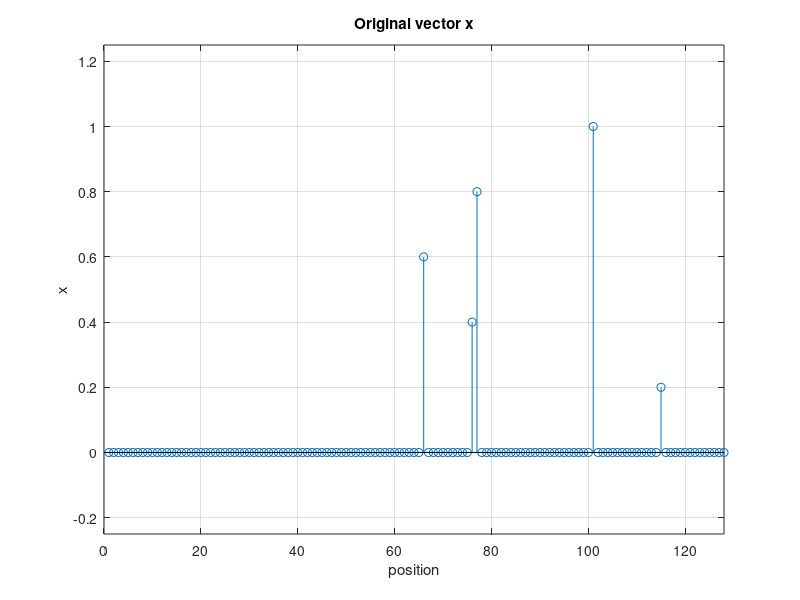

Source code (MATLAB): (Note: this script raises an error after producing the figure.)
clear all;
close all;
% generating a row vector
n = 128;
k = 5;
x = zeros(1, n);
peaks = randperm(n);
peaks = peaks(1:k);
x(peaks) = (1:k)/k;

figure(1);
stem(x);
grid on; xlabel('position'); ylabel('x');
title('Original vector x');
axis([0 n -0.25 1.25]);

dim = 2;
X = fftc(x, dim);
Y = zeros(1, n);
prm = randperm(n);
Y(prm(1:32)) = X(prm(1:32));
y = ifftc(Y, dim) * 4;

figure(2);
stem(imag(y), "g");
hold on;
stem(real(y));
hold off;
grid on; xlabel('position'); ylabel('y');
title('Real and imaginary part of the inverse transform');
axis([0 n -0.25 1.25]);

X1 = Y
lambda = 0.01
errors = zeros(1, 100);
for i = 1:100
  x1 = ifftc(X1, dim);
  xst = SoftThresh2(x1, lambda);
  X1 = fftc(xst, dim);
  X1 = X1.*(real(Y)==0) + Y; 
  errors(i) = mean(abs(xst - x));
end

Xnew = ifftc(X1, dim)
figure(3);
stem(real(xst));
hold on;
stem(imag(xst), "g");
hold off;
grid on; xlabel('position'); ylabel('X recovered');
title(['Recovered signal for \lambda = ' num2str(lambda)]);
axis([0 n -0.25 1.25]);

figure(9);
plot(errors);
title(['Errors for \lambda = ' num2str(lambda)]);

X1 = Y
lambda = 0.05
errors = zeros(1, 100);
for i = 1:100
  x1 = ifftc(X1, dim);
  xst = SoftThresh2(x1, lambda);
  X1 = fftc(xst, dim);
  X1 = X1.*(real(Y)==0) + Y; 
  errors(i) = mean(abs(xst - x));
end

Xnew = ifftc(X1, dim)
figure(3);
stem(real(xst));
hold on;
stem(imag(xst), "g");
hold off;
grid on; xlabel('position'); ylabel('X recovered');
title(['Recovered signal for \lambda = ' num2str(lambda)]);
axis([0 n -0.25 1.25]);

figure(9);
plot(errors);
title(['Errors for \lambda = ' num2str(lambda)]);

X1 = Y
lambda = 0.1
errors = zeros(1, 100);
for i = 1:100
  x1 = ifftc(X1, dim);
  xst = SoftThresh2(x1, lambda);
  X1 = fftc(xst, dim);
  X1 = X1.*(real(Y)==0) + Y; 
  errors(i) = mean(abs(xst - x));
end

Xnew = ifftc(X1, dim)
figure(3);
stem(real(xst));
hold on;
stem(imag(xst), "g");
hold off;
grid on; xlabel('position'); ylabel('X recovered');
title(['Recovered signal for \lambda = ' num2str(lambda)]);
axis([0 n -0.25 1.25]);

figure(9);
plot(errors);
title(['Errors for \lambda = ' num2str(lambda)]);


% RECONSTRUCTION FOR EQUISPACED UNDERSAMPLED SIGNAL
dim = 2;
X = fftc(x, dim);
Xu = zeros(1, n);
Xu(1:4:n) = X(1:4:n);
xu = ifftc(Xu, dim) * 4;

figure(2);
stem(imag(xu), "g");
hold on;
stem(real(xu));
hold off;
grid on; xlabel('position'); ylabel('imag(y)');
title('Real and imaginary part of the inverse transform equispaced');
axis([0 n -0.25 1.25]);

X2 = Xu
lambda = 0.1
figure(3);
errors = zeros(1, 100);
for i = 1:100
  x2 = ifftc(X2, dim) * 4;
  xst2 = SoftThresh2(x2, lambda);
  stem(real(xst2));
  hold on;
  stem(imag(xst2), "g");
  hold off;
  grid on; xlabel('position'); ylabel('x recovered');
  title(['Recovered signal \lambda = ' num2str(lambda)]);
  axis([0 n -0.25 1.25]);
  drawnow;
  errors(i) = mean(abs(xst2 - x));
  X2 = fftc(xst2, dim);
  X2 = X2.*(Xu==0) + Xu; 
end


%Xnew2 = ifftc(X2, dim)
figure(9);
plot(errors);
title(['Errors for \lambda = ' num2str(lambda)]);